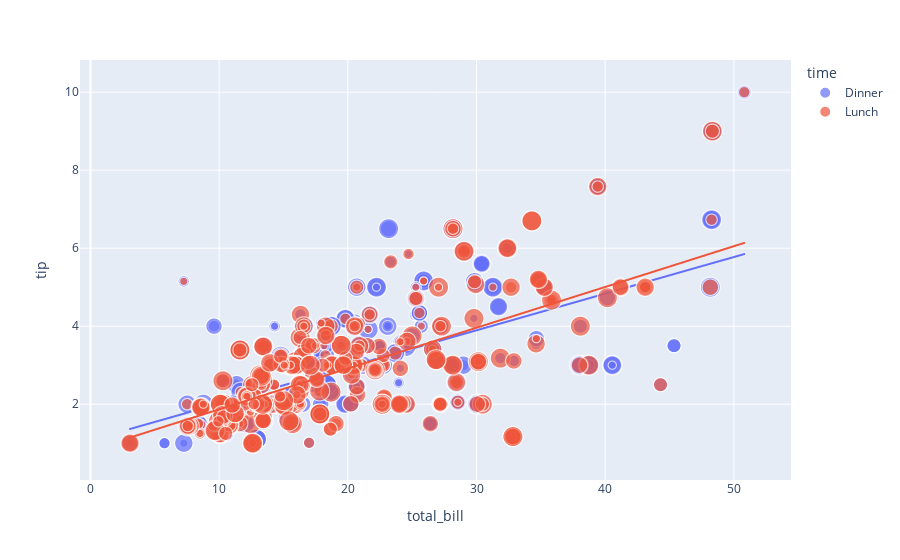
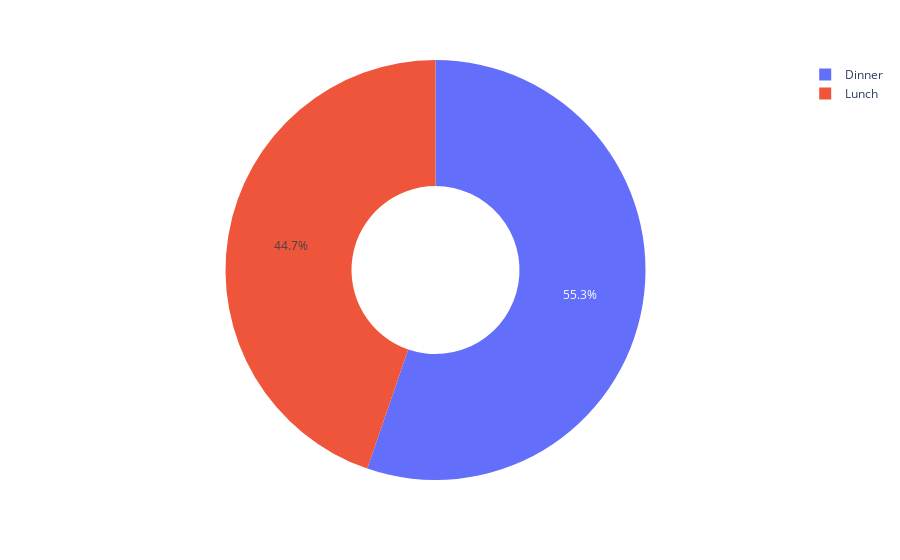

Write notebook code for charts like these, in order.
### Markdown cell above
### Menampilkan data pelanggan berdasarkan `waktu kedatangan nya`

### Code cell
figure_sc = px.scatter(data_frame=dataset, x='total_bill', y='tip',
                    size='size', color='time', trendline='ols')

figure_pie = px.pie(dataset, values='tip', names='time', hole=0.4)

figure_sc.show()
figure_pie.show()

### Figure 1 — Plotly figure (JSON) as saved in the notebook; plotly's stock layout.template omitted (floating-point values rounded to 4 significant figures; data arrays with more than 128 entries replaced by an {"elided": "..."} marker saying what was removed)
{"data": [{"hovertemplate": "time=Dinner<br>total_bill=%{x}<br>tip=%{y}<br>size=%{marker.size}<extra></extra>", "legendgroup": "Dinner", "marker": {"color": "#636efa", "size": {"elided": "563 int values"}, "sizemode": "area", "sizeref": 0.015, "symbol": "circle"}, "mode": "markers", "name": "Dinner", "showlegend": true, "type": "scattergl", "x": {"elided": "563 float values"}, "xaxis": "x", "y": {"elided": "563 float values"}, "yaxis": "y"}, {"hovertemplate": "<b>OLS trendline</b><br>tip = 0.0939667 * total_bill + 1.07501<br>R<sup>2</sup>=0.348240<br><br>time=Dinner<br>total_bill=%{x}<br>tip=%{y} <b>(trend)</b><extra></extra>", "legendgroup": "Dinner", "marker": {"color": "#636efa", "symbol": "circle"}, "mode": "lines", "name": "Dinner", "showlegend": false, "type": "scattergl", "x": {"elided": "563 float values"}, "xaxis": "x", "y": {"elided": "563 float values"}, "yaxis": "y"}, {"hovertemplate": "time=Lunch<br>total_bill=%{x}<br>tip=%{y}<br>size=%{marker.size}<extra></extra>", "legendgroup": "Lunch", "marker": {"color": "#EF553B", "size": {"elided": "477 int values"}, "sizemode": "area", "sizeref": 0.015, "symbol": "circle"}, "mode": "markers", "name": "Lunch", "showlegend": true, "type": "scattergl", "x": {"elided": "477 float values"}, "xaxis": "x", "y": {"elided": "477 float values"}, "yaxis": "y"}, {"hovertemplate": "<b>OLS trendline</b><br>tip = 0.10455 * total_bill + 0.823291<br>R<sup>2</sup>=0.458858<br><br>time=Lunch<br>total_bill=%{x}<br>tip=%{y} <b>(trend)</b><extra></extra>", "legendgroup": "Lunch", "marker": {"color": "#EF553B", "symbol": "circle"}, "mode": "lines", "name": "Lunch", "showlegend": false, "type": "scattergl", "x": {"elided": "477 float values"}, "xaxis": "x", "y": {"elided": "477 float values"}, "yaxis": "y"}], "layout": {"legend": {"itemsizing": "constant", "title": {"text": "time"}, "tracegroupgap": 0}, "margin": {"t": 60}, "xaxis": {"anchor": "y", "domain": [0, 1], "title": {"text": "total_bill"}}, "yaxis": {"anchor": "x", "domain": [0, 1], "title": {"text": "tip"}}}}

### Figure 2 — Plotly figure (JSON) as saved in the notebook; plotly's stock layout.template omitted (floating-point values rounded to 4 significant figures; data arrays with more than 128 entries replaced by an {"elided": "..."} marker saying what was removed)
{"data": [{"domain": {"x": [0, 1], "y": [0, 1]}, "hole": 0.4, "hovertemplate": "time=%{label}<br>tip=%{value}<extra></extra>", "labels": {"elided": "1040 str values"}, "legendgroup": "", "name": "", "showlegend": true, "type": "pie", "values": {"elided": "1040 float values"}}], "layout": {"legend": {"tracegroupgap": 0}, "margin": {"t": 60}}}
